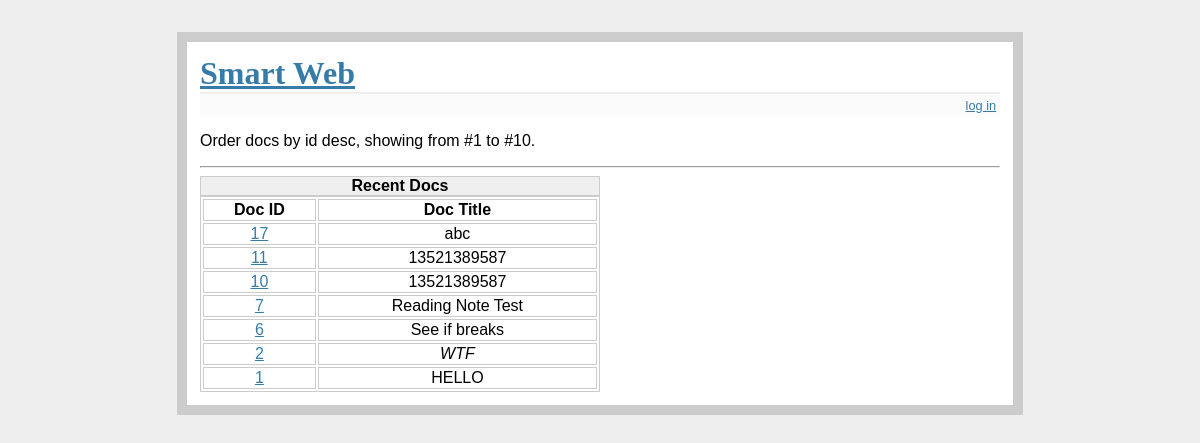
The page /doc/recent on the database as committed earlier.
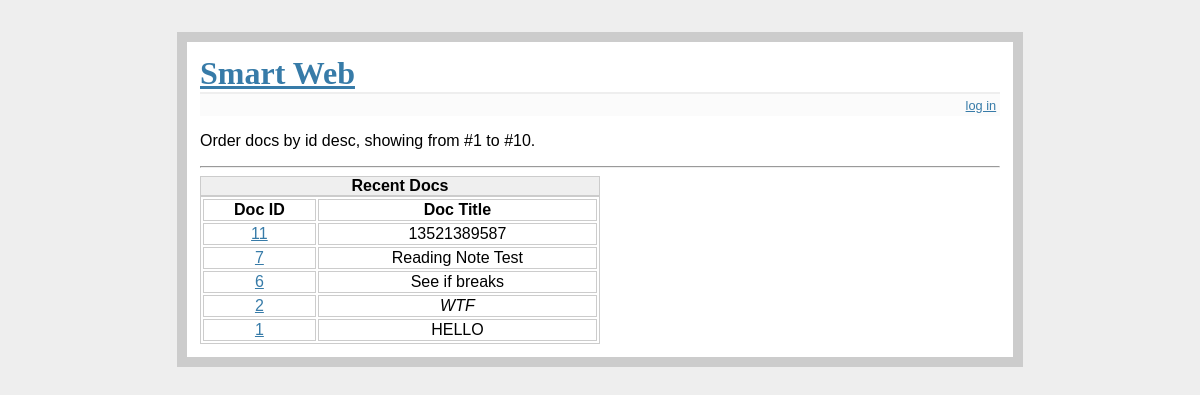
The same page on the database as committed later.
### tables this page shows
CREATE TABLE docs (
	id integer primary key autoincrement,
	title text not null,
	content text not null,
	tag_id integer,
	upvote integer,
	downvote integer
);

### server.py (the view)
@app.route('/doc/recent')
def doc_recent():
    begin = request.args.get('begin', '1')
    end = request.args.get('end', '10')
    db = get_db()
    cur = db.execute("select id, title, content, tag_id, upvote, downvote from docs order by id desc limit ? offset ?",
                     [str(int(end) - int(begin) + 1), str(int(begin) - 1)])
    doclist = cur.fetchall()
    if 'json' != request.args.get('format'):
        return render_template("show_recent_docs.html", doclist=doclist, begin=begin, end=end)
    else:
        ds = []
        for i in doclist:
            ds.append({"id": i[0], "title": i[1], "content": i[2], "tag_id": i[3], "upvote": i[4], "downvote": i[5]})
        return jsonify({'docs': ds})

### server.py (called while the page is built)
def connect_db():
    rv = sqlite3.connect(app.config['DATABASE'])
    rv.row_factory = sqlite3.Row
    return rv

def get_db():
    if not hasattr(g, 'sqlite_db'):
        g.sqlite_db = connect_db()
    return g.sqlite_db

### templates/show_recent_docs.html
{% extends "layout.html" %}
{% block body %}
<p>Order docs by id desc, showing from #{{ begin }} to #{{ end }}.</p>
<hr>
<table>
    <caption>Recent Docs</caption>
    <thead>
    <tr>
        <th>Doc ID</th>
        <th>Doc Title</th>
    </tr>
    </thead>
    <tbody>
    {% for doc in doclist %}
    <tr>
        <td><a href="/doc/{{ doc.id }}">{{ doc.id }}</a></td>
        <td>{{ doc.title|safe }}</td>
        {% else %}
        <td>NA</td>
        <td>no docs in db</td>
    </tr>
    {% endfor %}
    </tbody>
</table>
{% endblock %}

Rows that differ between the two databases and show on the page:
removed docs: id "17", title "abc"
removed docs: id "10", title "13521389587"
